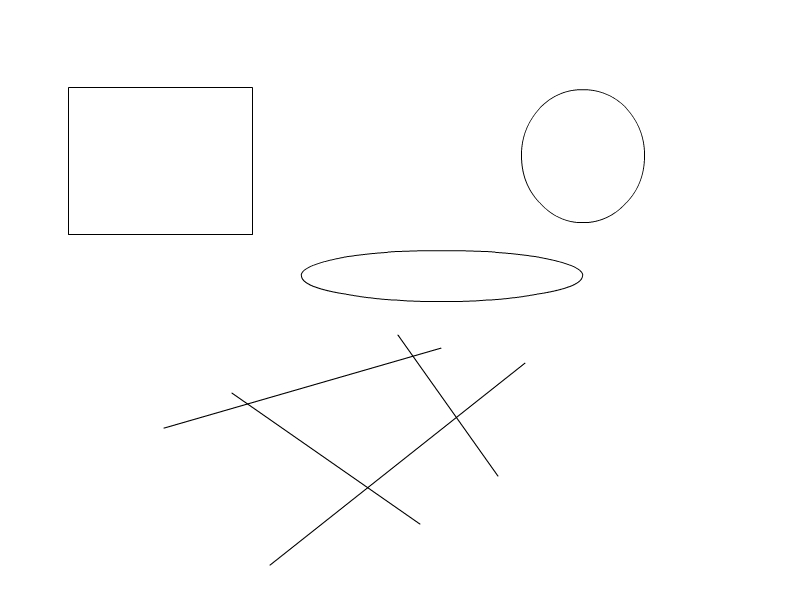
//> input picture shapes.jpg, 800 x 600 px
$ ./FILL_BUCKET   (built with g++ and OpenCV 4)
//> lines starting //> are read from the running program, lines starting //| are printed output that depends on the picture; after the words box and inside, x2 and y2 are one past the last pixel; in counts of white or black regions, pixels touching at a corner belong together
#include <math.h>
#include "opencv2/imgproc/imgproc.hpp"
#include "opencv2/highgui/highgui.hpp"
#include <iostream>
#include <stack>
using namespace cv;
using namespace std;
typedef struct Point2{
	int x;
	int y;
};
Point2 b;
int flag = 0;

void CallBackFunc(int event, int x, int y, int flags, void* userdata)
{
	if (event == EVENT_LBUTTONDOWN)
	{
		b.x = y;
		b.y = x;
		std::cout << b.x << endl;
		std::cout << b.y << endl;
		flag = 1;
	}
}
int main()
{
	Mat var1 = imread("shapes.jpg", 1);
//> var1 is the input picture: 600 rows x 800 cols, CV_8UC3; min 0, max 255, mean 253.6
//> the left mouse button is pressed and released at (400, 300)
	Mat var2(var1.rows, var1.cols, CV_8UC1, Scalar(0));
	Mat var3(var1.rows, var1.cols, CV_8UC3, Scalar(0,0,0));
	stack <Point2> S;
	Point2 a;
	int i, j;
// [6 lines of commented-out code are left out]

	namedWindow("My Window", 1);
	setMouseCallback("My Window", CallBackFunc, NULL);
	imshow("My Window", var1);
	// [4 lines of commented-out code are left out]

	while (1)
	{
		if (flag == 1){
			i = b.x;
			j = b.y;
			flag = 0;
			S.push(b);
			var2.at<uchar>(i, j) = 255;
			var3.at<Vec3b>(i, j)[0] = 255;

			while (S.empty() == 0)
			{
				a = S.top();
				S.pop();
				if (a.x - 1 >= 0)
				{
					if (a.y - 1 >= 0)
					{
						if (var1.at<Vec3b>(a.x - 1, a.y - 1)[0] == 255 && var1.at<Vec3b>(a.x - 1, a.y - 1)[0] == 255 && var1.at<Vec3b>(a.x - 1, a.y - 1)[0] == 255 && var2.at<uchar>(a.x - 1, a.y - 1) == 0)
						{
							b.x = a.x - 1;
							b.y = a.y - 1;
							S.push(b);
							var2.at<uchar>(a.x - 1, a.y - 1) = 255;
							var3.at<Vec3b>(a.x - 1, a.y - 1)[0] = 255;
						}
					}
					if (var1.at<Vec3b>(a.x - 1, a.y)[0] == 255 && var1.at<Vec3b>(a.x - 1, a.y)[1] == 255 && var1.at<Vec3b>(a.x - 1, a.y)[2] == 255 && var2.at<uchar>(a.x - 1, a.y) == 0)
					{
						b.x = a.x - 1;
						b.y = a.y;
						S.push(b);
						var2.at<uchar>(a.x - 1, a.y) = 255;
						var3.at<Vec3b>(a.x - 1, a.y)[0] = 255;
					}
					if (a.y + 1 < var1.cols)
					{
						if (var1.at<Vec3b>(a.x - 1, a.y + 1)[0] == 255 && var1.at<Vec3b>(a.x - 1, a.y + 1)[1] == 255 && var1.at<Vec3b>(a.x - 1, a.y + 1)[2] == 255 && var2.at<uchar>(a.x - 1, a.y + 1) == 0)
						{
							b.x = a.x - 1;
							b.y = a.y + 1;
							S.push(b);
							var2.at<uchar>(a.x - 1, a.y + 1) = 255;
							var3.at<Vec3b>(a.x - 1, a.y + 1)[0] = 255;
						}
					}
				}
				if (a.x + 1 < var1.rows)
				{
					if (a.y - 1 >= 0)
					{
						if (var1.at<Vec3b>(a.x + 1, a.y - 1)[0] == 255 && var1.at<Vec3b>(a.x + 1, a.y - 1)[1] == 255 && var1.at<Vec3b>(a.x + 1, a.y - 1)[2] == 255 && var2.at<uchar>(a.x + 1, a.y - 1) == 0)
						{
							b.x = a.x + 1;
							b.y = a.y - 1;
							S.push(b);
							var2.at<uchar>(a.x + 1, a.y - 1) = 255;
							var3.at<Vec3b>(a.x + 1, a.y - 1)[0] = 255;
						}
					}
					if (var1.at<Vec3b>(a.x + 1, a.y)[0] == 255 && var1.at<Vec3b>(a.x + 1, a.y)[1] == 255 && var1.at<Vec3b>(a.x + 1, a.y)[2] == 255 && var2.at<uchar>(a.x + 1, a.y) == 0)
					{
						b.x = a.x + 1;
						b.y = a.y;
						S.push(b);
						var2.at<uchar>(a.x + 1, a.y) = 255;
						var3.at<Vec3b>(a.x + 1, a.y)[0] = 255;
					}
					if (a.y + 1 < var1.cols)
					{
						if (var1.at<Vec3b>(a.x + 1, a.y + 1)[0] == 255 && var1.at<Vec3b>(a.x + 1, a.y + 1)[1] == 255 && var1.at<Vec3b>(a.x + 1, a.y + 1)[2] == 255 && var2.at<uchar>(a.x + 1, a.y + 1) == 0)
						{
							b.x = a.x + 1;
							b.y = a.y + 1;
							S.push(b);
							var2.at<uchar>(a.x + 1, a.y + 1) = 255;
							var3.at<Vec3b>(a.x + 1, a.y + 1)[0] = 255;
						}
					}
				}
				if (a.y - 1 >= 0)
				{
					if (var1.at<Vec3b>(a.x, a.y - 1)[0] == 255 && var1.at<Vec3b>(a.x, a.y - 1)[1] == 255 && var1.at<Vec3b>(a.x, a.y - 1)[2] == 255 && var2.at<uchar>(a.x, a.y - 1) == 0)
					{
						b.x = a.x;
						b.y = a.y - 1;
						S.push(b);
						var2.at<uchar>(a.x, a.y - 1) = 255;
						var3.at<Vec3b>(a.x, a.y - 1)[0] = 255;
					}
				}
				if (a.y + 1 < var1.cols)
				{
					if (var1.at<Vec3b>(a.x, a.y + 1)[0] == 255 && var1.at<Vec3b>(a.x, a.y + 1)[1] == 255 && var1.at<Vec3b>(a.x, a.y + 1)[2] == 255 && var2.at<uchar>(a.x, a.y + 1) == 0)
					{
						b.x = a.x;
						b.y = a.y + 1;
						S.push(b);
						var2.at<uchar>(a.x, a.y + 1) = 255;
						var3.at<Vec3b>(a.x, a.y + 1)[0] = 255;
					}
				}
			}
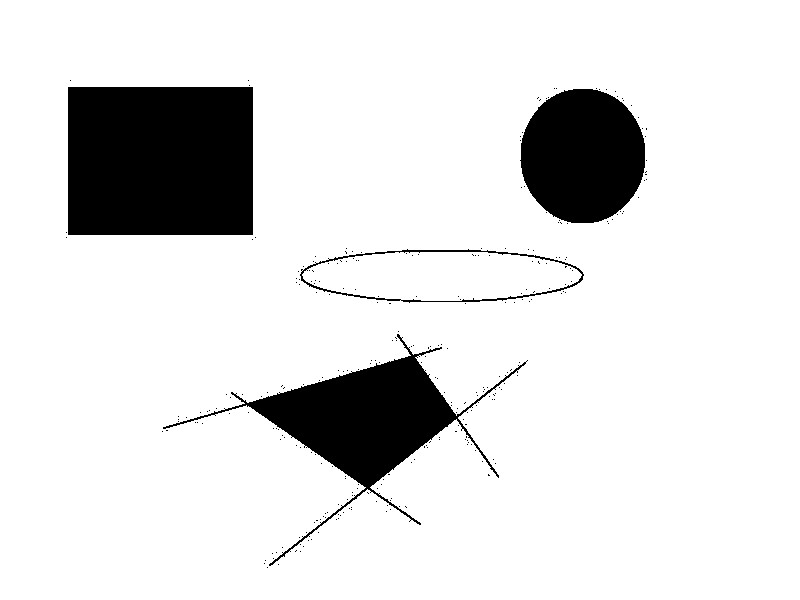
//> var2: 600 rows x 800 cols, CV_8UC1; 88% white; 287 black regions (283 under 20 px), largest, box (x1, y1, x2, y2) and area: (68, 87, 253, 235) 27380, (163, 334, 528, 566) 15738, (520, 89, 645, 223) 13264, (300, 249, 584, 303) 1108
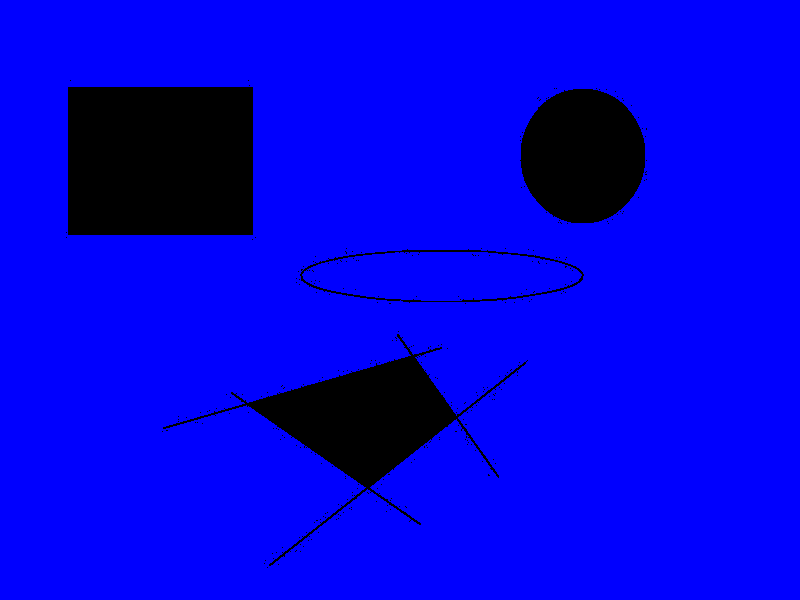
//> var3: 600 rows x 800 cols, CV_8UC3; mean B, G, R 224.3, 0, 0
//> after the loop, S = 0 items
		}
		imshow("window", var3);
		waitKey(10);
	}
	return(0);
}
